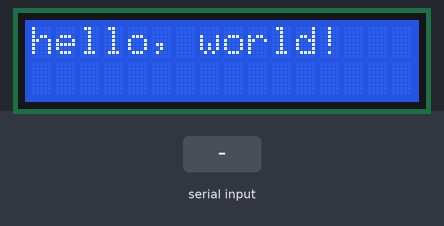
A sketch run on a simulated Arduino Uno, built with avr-gcc and run on an emulated ATmega328P. Parts: 16×2 character LCD. The test bench sets the inputs (shaded band).

Above: at 1.2 s.
1.3 s: "bottom:" received over Serial
At 1.7 s:
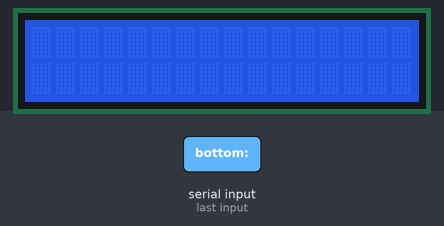
2.8 s: "1" received over Serial
At 3.8 s:
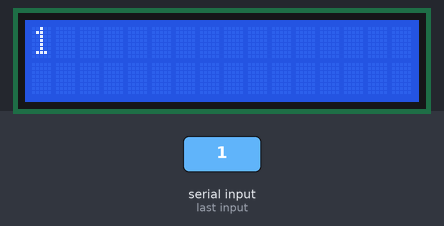
Timing chart, 0 to 5.8 s (numbered marks = the images above; inputs shaded):
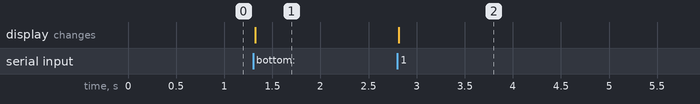

The sketch:

arduinocode.ino
```cpp
#include <LiquidCrystal.h>

LiquidCrystal lcd(12, 11, 5, 4, 3, 2);

void setup() {

  lcd.begin(16, 2);

  lcd.print("hello, world!");

  Serial.begin(9600);
  Serial.setTimeout(10);

}

void loop() {


}

void serialEvent() {

  static String text;

  text = Serial.readString();

  String top = text.substring(0, text.indexOf("bottom:"));
  String bottom = text.substring(text.lastIndexOf("bottom:") + 7);

  lcd.setCursor(0, 0);
  lcd.print("                ");
  lcd.setCursor(0, 0);
  lcd.print(top);
  lcd.setCursor(0, 1);
  lcd.print("                ");
  lcd.setCursor(0, 1);
  lcd.print(bottom);

}
```

Measured:
- after the input at 1.3 s, the display: changes at once (image 1)
- after the input at 2.8 s, the display: changes at once (image 2)
